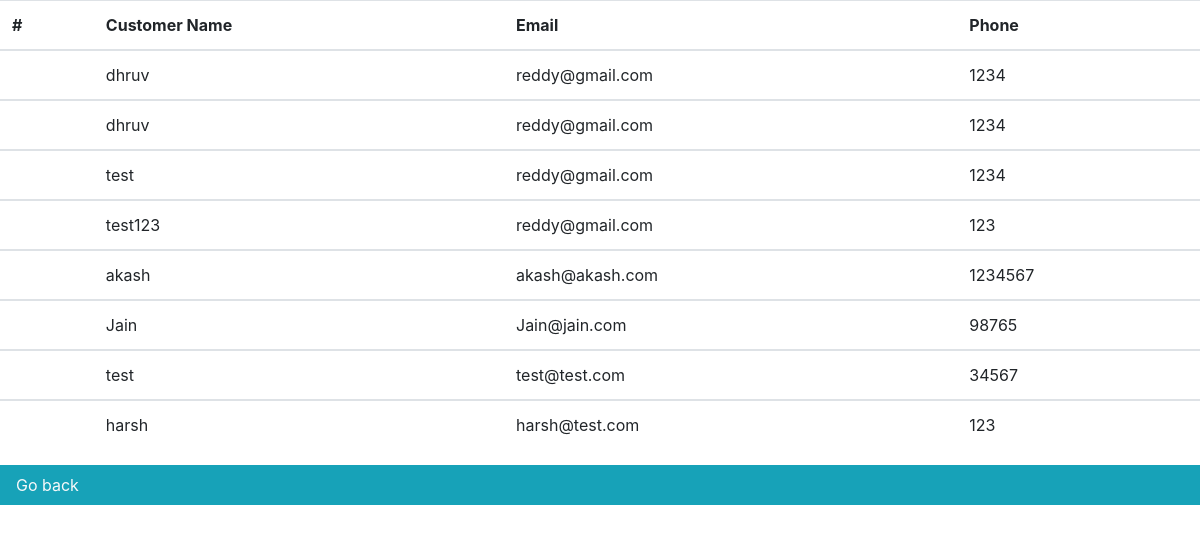
Screenshot of /view_customer.php (signed in) with the database file from the repository.
### tables this page shows
CREATE TABLE `customer` (
  `customer_ID` int(11) NOT NULL,
  `customer_name` varchar(100) NOT NULL,
  `customer_email` varchar(100) NOT NULL,
  `customer_password` varchar(150) NOT NULL,
  `customer_phone` int(10) NOT NULL
);

### view_customer.php (the view, shortened to what this page needs)
<?php
  include('connection.php');
 ?>
<!DOCTYPE html>
<html lang="en" dir="ltr">
  <head>
    <link rel="stylesheet" href="https://cdn.jsdelivr.net/npm/bootstrap@4.3.1/dist/css/bootstrap.min.css"
>
  </head>
  <body>
    <?php
          $sql="select * from `customer`";
          $result=mysqli_query($conn,$sql);
          ?>
      <table class="table">
        <thead>
          <tr>
            <th scope="col">#</th>
            <th scope="col">Customer Name</th>
            <th scope="col">Email</th>
            <th scope="col">Phone</th>
          </tr>
        </thead>
        <?php while ($row=mysqli_fetch_assoc($result)) {
          $customer_name_n= $row['customer_name'];
          $customer_email_e= $row['customer_email'];
          $customer_phone_p= $row['customer_phone'];
          ?>
          <tbody>
            <tr>
              <th scope="row"></th>
              <td><?php echo $customer_name_n;?></td>
              <td><?php echo $customer_email_e;?></td>
              <td><?php echo $customer_phone_p;?></td>
            </tr>
          </tbody>
          <?php
        } ?>
      </table>
      <a href="admin.php" class="nav-link text-light bg-info">Go back</a>
  </body>
</html>

### rows the page displays
customer: customer_name "dhruv", customer_email "reddy@gmail.com", customer_phone "1234"
customer: customer_name "dhruv", customer_email "reddy@gmail.com", customer_phone "1234"
customer: customer_name "test", customer_email "reddy@gmail.com", customer_phone "1234"
customer: customer_name "test123", customer_email "reddy@gmail.com", customer_phone "123"
customer: customer_name "akash", customer_email "akash@akash.com", customer_phone "1234567"
customer: customer_name "Jain", customer_email "Jain@jain.com", customer_phone "98765"
customer: customer_name "test", customer_email "test@test.com", customer_phone "34567"
customer: customer_name "harsh", customer_email "harsh@test.com", customer_phone "123"
